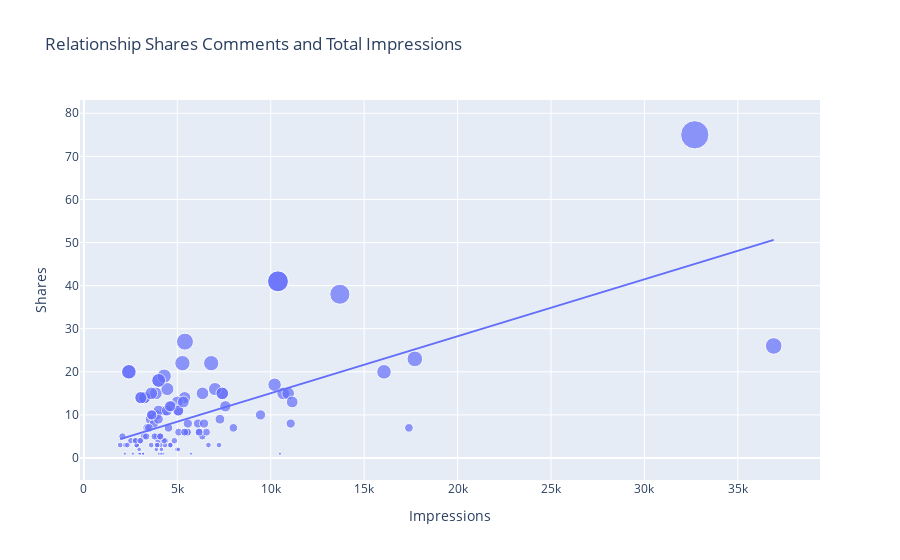

The notebook cell this image was saved under:
### Markdown cell above
It looks the number of comments we get on a post doesn't affect its reach. Now let's have a look at ehe relationship between the number of shares and the number of impressions

### Code cell
figure = px.scatter(data_frame = data, x="Impressions",
                     y="Shares", size="Shares", trendline="ols",
                     title= "Relationship Shares Comments and Total Impressions")

figure.show()
